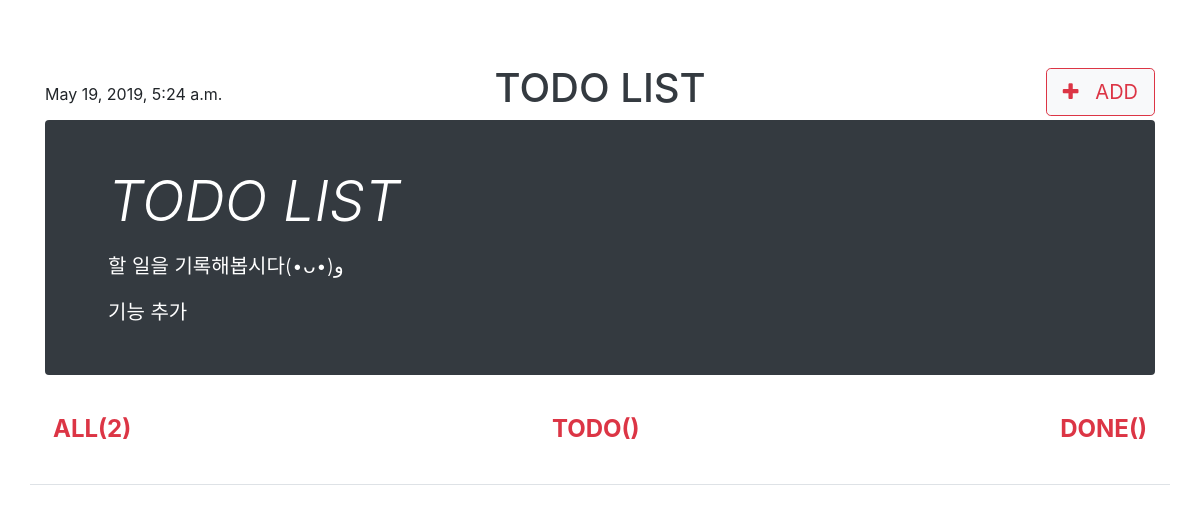
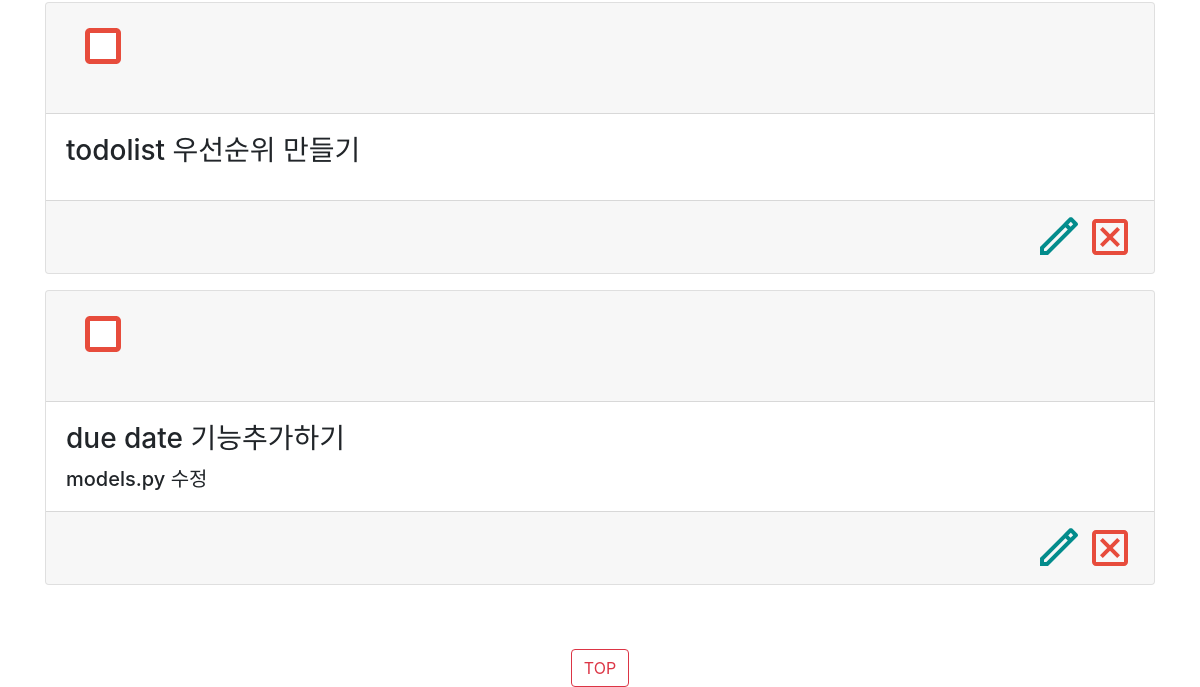
/, run on an earlier commit of the app's database (2 pictures, top to bottom).
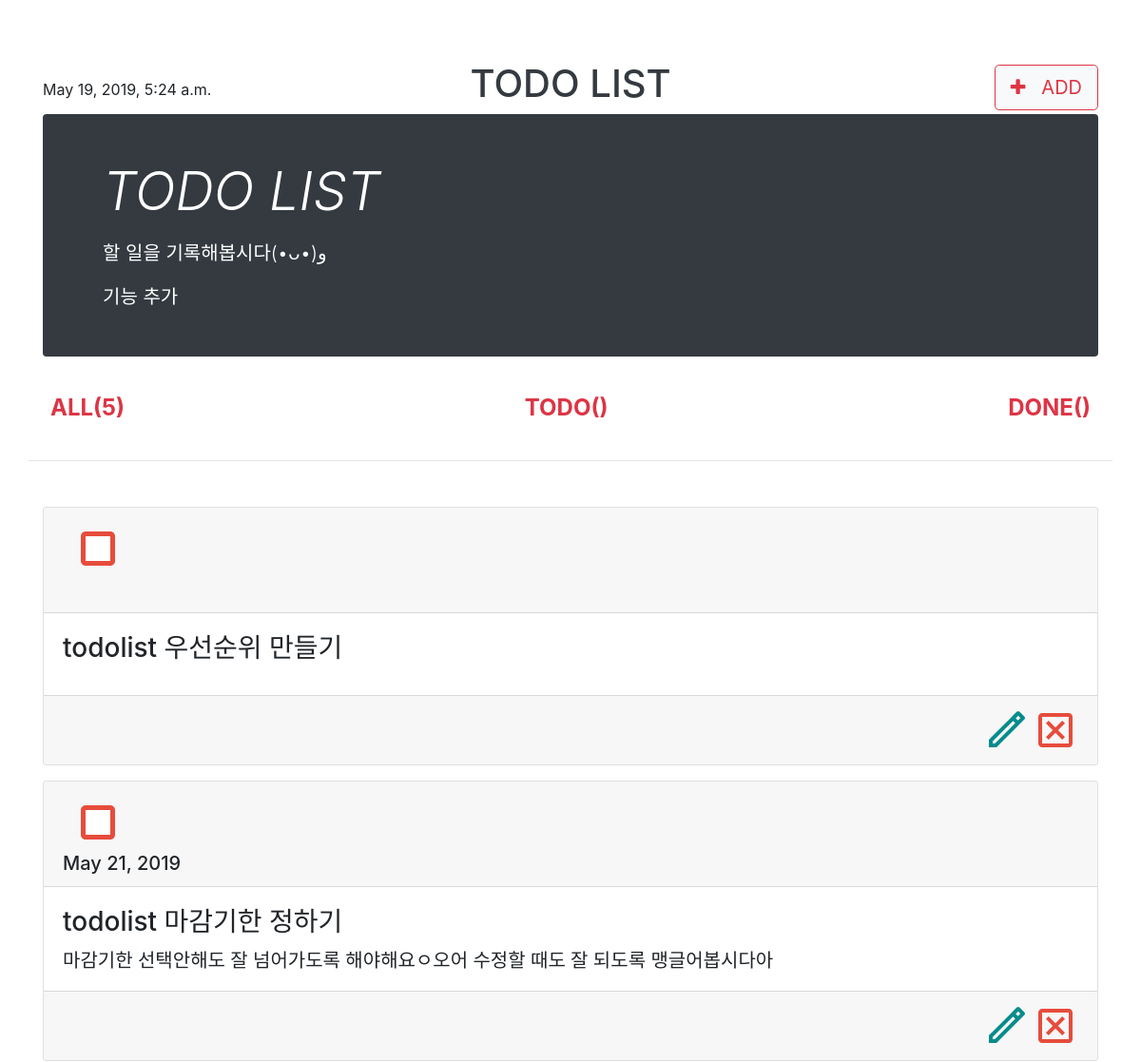
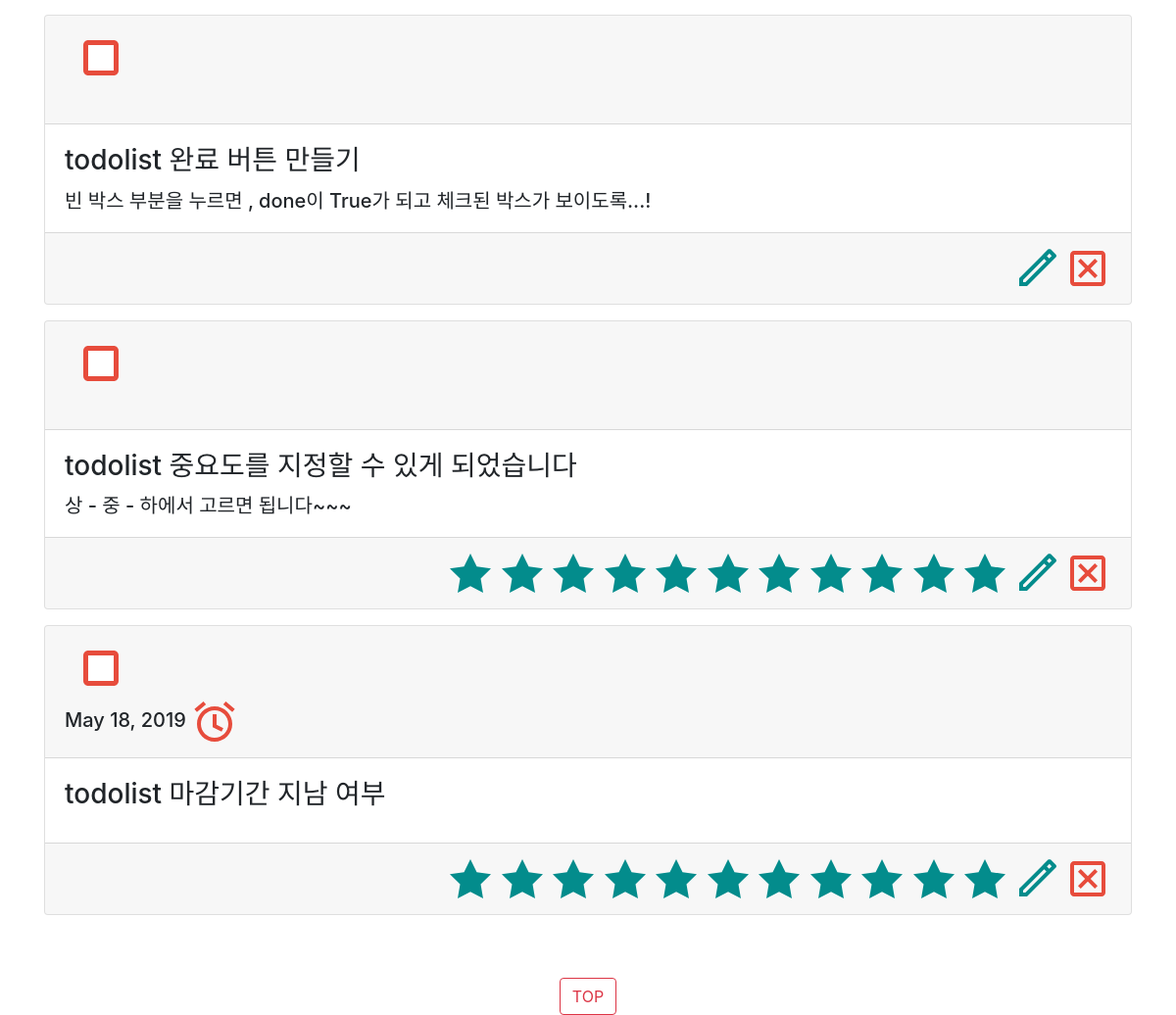
And on a later commit of the database (2 pictures, top to bottom).
### todolistapp/models.py (models this page shows, shortened)
class Todolist(models.Model):
    title = models.CharField(max_length=50)
    content = models.TextField(blank=True)
    done = models.BooleanField(default=False)
    due_date = models.DateField(blank=True, null=True)
    level = models.CharField(max_length=3, default=None, blank=True, null=True)
    def overdue(self):
        if self.due_date and datetime.date.today() > self.due_date:
            return True

### todolistapp/views.py (the view)
# urls.py: path('', todolistapp.views.todolist, name='todolist'),
def todolist(request):
    today = timezone.datetime.now()
    todolists = Todolist.objects
    return render(request, 'todolist.html', {'todolists':todolists, 'today':today})

### todolistapp/templates/todolist.html (shortened to what this page needs)
{% extends 'base.html'%}
{% block contents %}
<main role="main" class="container">
    <div class="row">
        <div class="col-md-12">
        {% for todolist in todolists.all %}
        <div class="card mb-3">
            <h5 class="card-header">
                {% if todolist.done is False %}
                    <form action="{% url 'todolist_done' todolist.id %}">
                        <button class="btn btn-link" type="submit" name="done">
                        </button>
                    </form>
                {% endif %}
                {% if todolist.due_date == None %}
                    &nbsp;
                {% else %}
                    {{todolist.due_date}}
                {% endif %}
            </h5>
            <div class="card-body">
                <h3 class="card-title">{{todolist.title}}</h3>
                <h5 class="card-text">{{todolist.content}}</h5>
            </div>
            <div class="card-footer text-right">
                <a href="{% url 'edit' todolist.id %}">
                </a>
                <a href="{% url 'destroy' todolist.id %}">
                </a>
            </div>
        </div>
        {% endfor %}
        </div>
    </div>
</main>
{% endblock %}

### todolistapp/templates/base.html (shortened to what this page needs)
<!doctype html>
<html lang="en">
<head>
    <link rel="stylesheet" href="https://stackpath.bootstrapcdn.com/bootstrap/4.1.3/css/bootstrap.min.css">
    <link href="https://stackpath.bootstrapcdn.com/font-awesome/4.7.0/css/font-awesome.min.css" rel="stylesheet">
    <link href="/docs/4.3/dist/css/bootstrap.min.css" rel="stylesheet">
</head>
<body>
    <div class="container mt-5 mb-5 py-3 border-bottom">
    <div class="row flex-nowrap justify-content-between align-items-center">
        <div class="col-4 pt-1">{{today}}</div>
        <div class="col-4 text-center">
            <a class="text-dark" href="{% url 'todolist' %}"><h1>TODO LIST</h1></a>
        </div>
        <div class="col-4 d-flex justify-content-end align-items-center">
                <a href="{% url 'new' %}" class="btn btn-light btn-outline-danger btn-lg" role="button"><i class="fa fa-plus"></i>&nbsp&nbsp&nbspADD</a>
        </div>
    </div>
    <div class="jumbotron p-4 p-md-5 text-white rounded bg-dark">
        <div class="col-md-6">
            <h1 class="display-4 font-italic">TODO LIST</h1>
            <p class="lead my-3">할 일을 기록해봅시다(•ᴗ•)و<br></p>
            <p class="lead mb-0">기능 추가</p>
        </div>
    </div>
    <div class="nav-scroller py-2 mb-2">
        <nav class="nav d-flex justify-content-between">
            <h4><a class="p-2 text-danger font-weight-bold" href="{% url 'todolist' %}">ALL({{todolists.count}})</a></h5>
            <h4><a class="p-2 text-danger font-weight-bold" href="#">TODO()</a></h5>
            <h4><a class="p-2 text-danger font-weight-bold" href="#">DONE()</a></h5>
        </nav>
    </div>
    </div>
{% block contents %}
{% endblock %}
<footer class="pt-5 text-center">
  <a href="#" class="btn btn-outline-danger" role="button">TOP</a>
</footer>
</body>
</html>

What changed in the data, as far as the page shows it:
removed Todolist: done False (drawn), title "due date 기능추가하기", content "models.py 수정"
added Todolist: done False (drawn), due_date "May 21, 2019", title "todolist 마감기한 정하기", content "마감기한 선택안해도 잘 넘어가도록 해야해요ㅇ오어 수정할 때도 잘 되도록 맹글어봅시다아"
added Todolist: done False (drawn), title "todolist 완료 버튼 만들기", content "빈 박스 부분을 누르면 , done이 True가 되고 체크된 박스가 보이도록...!"
added Todolist: done False (drawn), title "todolist 중요도를 지정할 수 있게 되었습니다", content "상 - 중 - 하에서 고르면 됩니다~~~", level "중요도를 선택하세요." (drawn)
added Todolist: done False (drawn), due_date "May 18, 2019", title "todolist 마감기간 지남 여부", level "중요도를 선택하세요." (drawn)
Also different on the page:
{{ todolists.count }}: "2" → "5"
